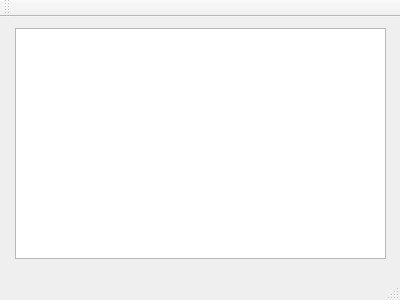
<?xml version="1.0" encoding="UTF-8"?>
<ui version="4.0">
 <class>MainWindow</class>
 <widget class="QMainWindow" name="MainWindow">
  <property name="geometry">
   <rect>
    <x>0</x>
    <y>0</y>
    <width>400</width>
    <height>300</height>
   </rect>
  </property>
  <property name="windowTitle">
   <string>MainWindow</string>
  </property>
  <widget class="QWidget" name="centralWidget">
   <widget class="QGraphicsView" name="graphicsView">
    <property name="geometry">
     <rect>
      <x>15</x>
      <y>11</y>
      <width>371</width>
      <height>231</height>
     </rect>
    </property>
   </widget>
  </widget>
  <widget class="QMenuBar" name="menuBar">
   <property name="geometry">
    <rect>
     <x>0</x>
     <y>0</y>
     <width>400</width>
     <height>21</height>
    </rect>
   </property>
  </widget>
  <widget class="QToolBar" name="mainToolBar">
   <attribute name="toolBarArea">
    <enum>TopToolBarArea</enum>
   </attribute>
   <attribute name="toolBarBreak">
    <bool>false</bool>
   </attribute>
  </widget>
  <widget class="QStatusBar" name="statusBar"/>
 </widget>
 <layoutdefault spacing="6" margin="11"/>
 <resources/>
 <connections/>
</ui>
